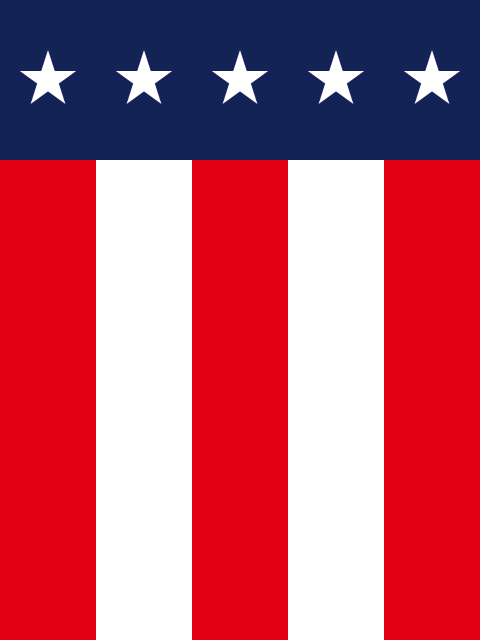
Frame 1 (no input)
Frame 2 (the mouse pressed at the canvas centre, redrawn once): identical to frame 1, image omitted

The Processing sketch that drew this single still picture (run headless with seeded random() and noise(); the mouse was pressed at the canvas centre and the sketch redrawn once):

// Processing sketch: creed
// ── creed.pde
// Manuale di Programmazione Cinematografica
// Daniele Olmisani, 2016

// Creed

final color PAPER = color(20, 35, 85);

final color INK1 = color(225, 0, 20);
final color INK2 = color(255);

final int STRIPES = 5;

void setup() {
  size(480, 640);
  noLoop();
}

void draw() {
  
  background(PAPER);
  noStroke();
  
  float deltaX = width/STRIPES;
  float deltaY = height/4.0;
  
  fill(INK2);
  for (int i=0; i<STRIPES; i++) {
    star((0.5+i)*deltaX, deltaY/2.0, 0.6);
  }
    
  translate(0, deltaY);
  
  fill(INK2);
  for (int i=0; i<STRIPES; i++) {
    fill(i%2==0 ? INK1 : INK2);
    rect(i*deltaX, 0, deltaX, 3*deltaY);
  }
  
  save("creed.png");
}

void star(float x, float y, float size) {
  
  pushMatrix();
    translate(x, y);
    scale(size, size);
    beginShape();
      vertex(0, -50);
      vertex(29, 40);
      vertex(-47, -15);
      vertex(47, -15);
      vertex(-29, 40);
    endShape(CLOSE);
  popMatrix();
}
